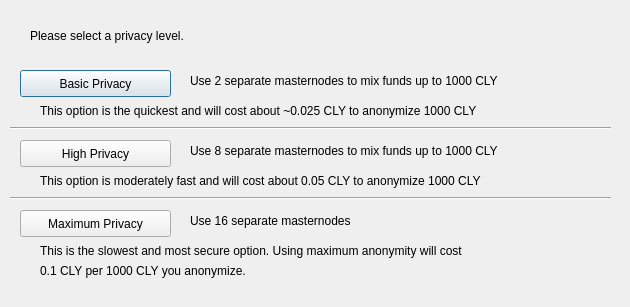
<?xml version="1.0" encoding="UTF-8"?>
<ui version="4.0">
 <class>DarksendConfig</class>
 <widget class="QDialog" name="DarksendConfig">
  <property name="geometry">
   <rect>
    <x>0</x>
    <y>0</y>
    <width>630</width>
    <height>307</height>
   </rect>
  </property>
  <property name="windowTitle">
   <string>Configure PrivateSend</string>
  </property>
  <widget class="QPushButton" name="buttonBasic">
   <property name="geometry">
    <rect>
     <x>20</x>
     <y>70</y>
     <width>151</width>
     <height>27</height>
    </rect>
   </property>
   <property name="text">
    <string>Basic Privacy</string>
   </property>
  </widget>
  <widget class="QPushButton" name="buttonHigh">
   <property name="geometry">
    <rect>
     <x>20</x>
     <y>140</y>
     <width>151</width>
     <height>27</height>
    </rect>
   </property>
   <property name="text">
    <string>High Privacy</string>
   </property>
  </widget>
  <widget class="QPushButton" name="buttonMax">
   <property name="geometry">
    <rect>
     <x>20</x>
     <y>210</y>
     <width>151</width>
     <height>27</height>
    </rect>
   </property>
   <property name="text">
    <string>Maximum Privacy</string>
   </property>
  </widget>
  <widget class="QLabel" name="label">
   <property name="geometry">
    <rect>
     <x>30</x>
     <y>20</y>
     <width>571</width>
     <height>31</height>
    </rect>
   </property>
   <property name="text">
    <string>Please select a privacy level.</string>
   </property>
  </widget>
  <widget class="QLabel" name="label_2">
   <property name="geometry">
    <rect>
     <x>190</x>
     <y>70</y>
     <width>421</width>
     <height>21</height>
    </rect>
   </property>
   <property name="text">
    <string>Use 2 separate masternodes to mix funds up to 1000 CLY</string>
   </property>
  </widget>
  <widget class="QLabel" name="label_3">
   <property name="geometry">
    <rect>
     <x>190</x>
     <y>140</y>
     <width>411</width>
     <height>21</height>
    </rect>
   </property>
   <property name="text">
    <string>Use 8 separate masternodes to mix funds up to 1000 CLY</string>
   </property>
  </widget>
  <widget class="QLabel" name="label_4">
   <property name="geometry">
    <rect>
     <x>190</x>
     <y>210</y>
     <width>421</width>
     <height>21</height>
    </rect>
   </property>
   <property name="text">
    <string>Use 16 separate masternodes</string>
   </property>
  </widget>
  <widget class="QLabel" name="label_6">
   <property name="geometry">
    <rect>
     <x>40</x>
     <y>100</y>
     <width>561</width>
     <height>21</height>
    </rect>
   </property>
   <property name="text">
    <string>This option is the quickest and will cost about ~0.025 CLY to anonymize 1000 CLY</string>
   </property>
  </widget>
  <widget class="QLabel" name="label_7">
   <property name="geometry">
    <rect>
     <x>40</x>
     <y>170</y>
     <width>561</width>
     <height>21</height>
    </rect>
   </property>
   <property name="text">
    <string>This option is moderately fast and will cost about 0.05 CLY to anonymize 1000 CLY</string>
   </property>
  </widget>
  <widget class="QLabel" name="label_8">
   <property name="geometry">
    <rect>
     <x>40</x>
     <y>240</y>
     <width>561</width>
     <height>21</height>
    </rect>
   </property>
   <property name="text">
    <string>This is the slowest and most secure option. Using maximum anonymity will cost</string>
   </property>
  </widget>
  <widget class="QLabel" name="label_9">
   <property name="geometry">
    <rect>
     <x>40</x>
     <y>260</y>
     <width>561</width>
     <height>21</height>
    </rect>
   </property>
   <property name="text">
    <string>0.1 CLY per 1000 CLY you anonymize.</string>
   </property>
  </widget>
  <widget class="Line" name="line">
   <property name="geometry">
    <rect>
     <x>10</x>
     <y>120</y>
     <width>601</width>
     <height>16</height>
    </rect>
   </property>
   <property name="orientation">
    <enum>Qt::Horizontal</enum>
   </property>
  </widget>
  <widget class="Line" name="line_2">
   <property name="geometry">
    <rect>
     <x>10</x>
     <y>190</y>
     <width>601</width>
     <height>16</height>
    </rect>
   </property>
   <property name="orientation">
    <enum>Qt::Horizontal</enum>
   </property>
  </widget>
 </widget>
 <resources/>
 <connections/>
</ui>
